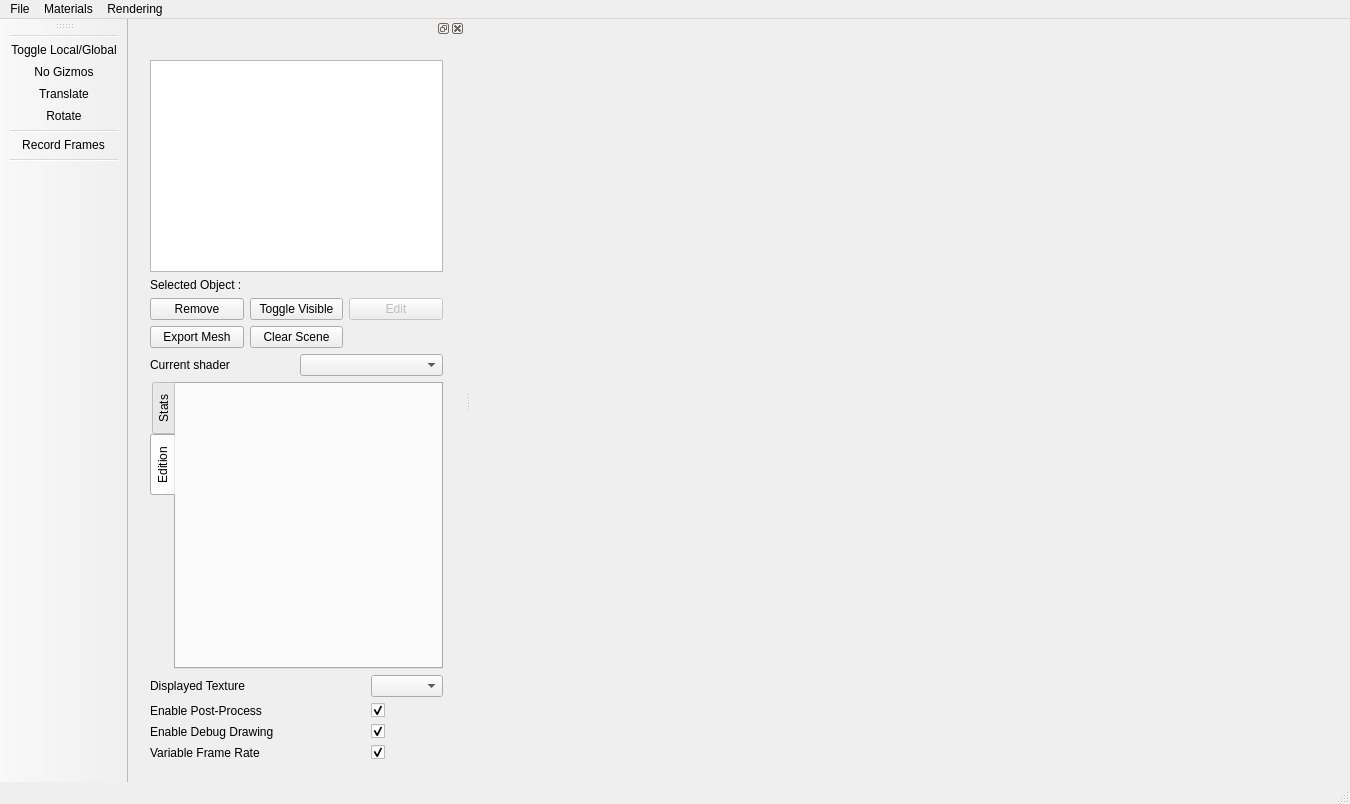
<?xml version="1.0" encoding="UTF-8"?>
<ui version="4.0">
 <class>MainWindow</class>
 <widget class="QMainWindow" name="MainWindow">
  <property name="geometry">
   <rect>
    <x>0</x>
    <y>0</y>
    <width>1350</width>
    <height>804</height>
   </rect>
  </property>
  <property name="sizePolicy">
   <sizepolicy hsizetype="Preferred" vsizetype="Preferred">
    <horstretch>0</horstretch>
    <verstretch>0</verstretch>
   </sizepolicy>
  </property>
  <property name="windowTitle">
   <string>MainWindow</string>
  </property>
  <widget class="QWidget" name="centralWidget">
   <layout class="QGridLayout" name="gridLayout_2">
    <item row="0" column="0">
     <widget class="Ra::Gui::Viewer" name="m_viewer" native="true">
      <property name="enabled">
       <bool>true</bool>
      </property>
      <property name="minimumSize">
       <size>
        <width>800</width>
        <height>600</height>
       </size>
      </property>
     </widget>
    </item>
   </layout>
  </widget>
  <widget class="QStatusBar" name="_statusBar"/>
  <widget class="QMenuBar" name="menuBar">
   <property name="geometry">
    <rect>
     <x>0</x>
     <y>0</y>
     <width>1350</width>
     <height>25</height>
    </rect>
   </property>
   <widget class="QMenu" name="menuFILE">
    <property name="title">
     <string>File</string>
    </property>
    <addaction name="actionOpenMesh"/>
    <addaction name="separator"/>
    <addaction name="actionExit"/>
   </widget>
   <widget class="QMenu" name="menuMisc">
    <property name="title">
     <string>Materials</string>
    </property>
    <addaction name="actionReload_Shaders"/>
    <addaction name="actionOpen_Material_Editor"/>
   </widget>
   <widget class="QMenu" name="menuRendering">
    <property name="title">
     <string>Rendering</string>
    </property>
    <widget class="QMenu" name="menuRenderers">
     <property name="title">
      <string>Renderers</string>
     </property>
     <addaction name="actionForward"/>
     <addaction name="actionDeferred"/>
     <addaction name="actionExperimental"/>
    </widget>
    <addaction name="menuRenderers"/>
   </widget>
   <addaction name="menuFILE"/>
   <addaction name="menuMisc"/>
   <addaction name="menuRendering"/>
  </widget>
  <widget class="QDockWidget" name="dockWidget">
   <attribute name="dockWidgetArea">
    <number>1</number>
   </attribute>
   <widget class="QWidget" name="dockWidgetContents">
    <layout class="QGridLayout" name="gridLayout">
     <item row="0" column="0">
      <widget class="QWidget" name="widget" native="true">
       <layout class="QVBoxLayout" name="verticalLayout_3">
        <item>
         <layout class="QVBoxLayout" name="verticalLayout_2">
          <item>
           <layout class="QVBoxLayout" name="verticalLayout_4">
            <item>
             <widget class="QTreeView" name="m_entitiesTreeView">
              <property name="minimumSize">
               <size>
                <width>0</width>
                <height>150</height>
               </size>
              </property>
              <property name="editTriggers">
               <set>QAbstractItemView::NoEditTriggers</set>
              </property>
              <property name="textElideMode">
               <enum>Qt::ElideRight</enum>
              </property>
             </widget>
            </item>
            <item>
             <layout class="QHBoxLayout" name="selectionLayout">
              <item>
               <widget class="QLabel" name="label_selected">
                <property name="text">
                 <string>Selected Object :</string>
                </property>
               </widget>
              </item>
              <item>
               <widget class="QLabel" name="m_selectedItemName">
                <property name="text">
                 <string/>
                </property>
               </widget>
              </item>
             </layout>
            </item>
            <item>
             <layout class="QGridLayout" name="gridLayout_4">
              <item row="0" column="2">
               <widget class="QPushButton" name="m_editRenderObjectButton">
                <property name="enabled">
                 <bool>false</bool>
                </property>
                <property name="text">
                 <string>Edit</string>
                </property>
               </widget>
              </item>
              <item row="0" column="1">
               <widget class="QPushButton" name="m_toggleRenderObjectButton">
                <property name="text">
                 <string>Toggle Visible</string>
                </property>
               </widget>
              </item>
              <item row="0" column="0">
               <widget class="QPushButton" name="m_removeEntityButton">
                <property name="text">
                 <string>Remove</string>
                </property>
               </widget>
              </item>
              <item row="1" column="0">
               <widget class="QPushButton" name="m_exportMeshButton">
                <property name="text">
                 <string>Export Mesh</string>
                </property>
               </widget>
              </item>
              <item row="1" column="1">
               <widget class="QPushButton" name="m_clearSceneButton">
                <property name="text">
                 <string>Clear Scene</string>
                </property>
               </widget>
              </item>
             </layout>
            </item>
           </layout>
          </item>
          <item>
           <layout class="QHBoxLayout" name="shaderLayout">
            <item>
             <widget class="QLabel" name="label">
              <property name="text">
               <string>Current shader</string>
              </property>
             </widget>
            </item>
            <item>
             <widget class="QComboBox" name="m_currentShaderBox">
              <item>
               <property name="text">
                <string/>
               </property>
              </item>
              <item>
               <property name="text">
                <string>Plain</string>
               </property>
              </item>
              <item>
               <property name="text">
                <string>BlinnPhong</string>
               </property>
              </item>
              <item>
               <property name="text">
                <string>LinesGeom</string>
               </property>
              </item>
              <item>
               <property name="text">
                <string>Lines</string>
               </property>
              </item>
             </widget>
            </item>
           </layout>
          </item>
          <item>
           <widget class="QTabWidget" name="toolBox">
            <property name="minimumSize">
             <size>
              <width>250</width>
              <height>0</height>
             </size>
            </property>
            <property name="maximumSize">
             <size>
              <width>16777215</width>
              <height>500</height>
             </size>
            </property>
            <property name="tabPosition">
             <enum>QTabWidget::West</enum>
            </property>
            <property name="currentIndex">
             <number>1</number>
            </property>
            <widget class="QWidget" name="tab_stats">
             <attribute name="title">
              <string>Stats</string>
             </attribute>
             <layout class="QVBoxLayout" name="verticalLayout_10">
              <item>
               <layout class="QFormLayout" name="formLayout_6">
                <item row="0" column="0">
                 <widget class="QLabel" name="label_23">
                  <property name="text">
                   <string>Frames averaging over count</string>
                  </property>
                 </widget>
                </item>
                <item row="0" column="1">
                 <widget class="QSpinBox" name="m_avgFramesCount">
                  <property name="minimum">
                   <number>1</number>
                  </property>
                  <property name="maximum">
                   <number>1000</number>
                  </property>
                  <property name="singleStep">
                   <number>10</number>
                  </property>
                  <property name="value">
                   <number>100</number>
                  </property>
                 </widget>
                </item>
               </layout>
              </item>
              <item>
               <widget class="QLabel" name="m_frameA2BLabel">
                <property name="text">
                 <string>Frames #a to #b stats :</string>
                </property>
               </widget>
              </item>
              <item>
               <widget class="QLabel" name="m_labelCount">
                <property name="text">
                 <string>Rendering #f faces and #v vertices</string>
                </property>
               </widget>
              </item>
              <item>
               <layout class="QGridLayout" name="gridLayout_6">
                <item row="2" column="0">
                 <widget class="QLabel" name="label_26">
                  <property name="text">
                   <string>Render</string>
                  </property>
                 </widget>
                </item>
                <item row="0" column="0">
                 <widget class="QLabel" name="label_25">
                  <property name="text">
                   <string/>
                  </property>
                 </widget>
                </item>
                <item row="3" column="0">
                 <widget class="QLabel" name="label_27">
                  <property name="text">
                   <string>Tasks</string>
                  </property>
                 </widget>
                </item>
                <item row="0" column="1">
                 <widget class="QLabel" name="label_29">
                  <property name="text">
                   <string>Average time (µs)</string>
                  </property>
                 </widget>
                </item>
                <item row="4" column="0">
                 <widget class="QLabel" name="label_28">
                  <property name="text">
                   <string>Frame</string>
                  </property>
                 </widget>
                </item>
                <item row="0" column="2">
                 <widget class="QLabel" name="label_30">
                  <property name="text">
                   <string>Updates / second</string>
                  </property>
                 </widget>
                </item>
                <item row="2" column="2">
                 <widget class="QLabel" name="m_renderUpdates">
                  <property name="text">
                   <string>render</string>
                  </property>
                  <property name="alignment">
                   <set>Qt::AlignRight|Qt::AlignTrailing|Qt::AlignVCenter</set>
                  </property>
                 </widget>
                </item>
                <item row="3" column="2">
                 <widget class="QLabel" name="m_tasksUpdates">
                  <property name="text">
                   <string>tasks</string>
                  </property>
                  <property name="alignment">
                   <set>Qt::AlignRight|Qt::AlignTrailing|Qt::AlignVCenter</set>
                  </property>
                 </widget>
                </item>
                <item row="4" column="2">
                 <widget class="QLabel" name="m_frameUpdates">
                  <property name="text">
                   <string>frame</string>
                  </property>
                  <property name="alignment">
                   <set>Qt::AlignRight|Qt::AlignTrailing|Qt::AlignVCenter</set>
                  </property>
                 </widget>
                </item>
                <item row="2" column="1">
                 <widget class="QLabel" name="m_renderTime">
                  <property name="text">
                   <string>render</string>
                  </property>
                  <property name="alignment">
                   <set>Qt::AlignRight|Qt::AlignTrailing|Qt::AlignVCenter</set>
                  </property>
                 </widget>
                </item>
                <item row="3" column="1">
                 <widget class="QLabel" name="m_tasksTime">
                  <property name="text">
                   <string>tasks</string>
                  </property>
                  <property name="alignment">
                   <set>Qt::AlignRight|Qt::AlignTrailing|Qt::AlignVCenter</set>
                  </property>
                 </widget>
                </item>
                <item row="4" column="1">
                 <widget class="QLabel" name="m_frameTime">
                  <property name="text">
                   <string>frame</string>
                  </property>
                  <property name="alignment">
                   <set>Qt::AlignRight|Qt::AlignTrailing|Qt::AlignVCenter</set>
                  </property>
                 </widget>
                </item>
                <item row="1" column="0">
                 <widget class="QLabel" name="label_4">
                  <property name="text">
                   <string>Events</string>
                  </property>
                 </widget>
                </item>
                <item row="1" column="1">
                 <widget class="QLabel" name="m_eventsTime">
                  <property name="text">
                   <string>events</string>
                  </property>
                  <property name="alignment">
                   <set>Qt::AlignRight|Qt::AlignTrailing|Qt::AlignVCenter</set>
                  </property>
                  <property name="events" stdset="0">
                   <string>render</string>
                  </property>
                 </widget>
                </item>
                <item row="1" column="2">
                 <widget class="QLabel" name="m_eventsUpdates">
                  <property name="text">
                   <string>events</string>
                  </property>
                  <property name="alignment">
                   <set>Qt::AlignRight|Qt::AlignTrailing|Qt::AlignVCenter</set>
                  </property>
                 </widget>
                </item>
               </layout>
              </item>
              <item>
               <layout class="QFormLayout" name="formLayout_7">
                <item row="1" column="0">
                 <widget class="QLabel" name="label_24">
                  <property name="text">
                   <string>Average framerate :</string>
                  </property>
                 </widget>
                </item>
                <item row="1" column="1">
                 <widget class="QLabel" name="m_avgFramerate">
                  <property name="text">
                   <string>fps</string>
                  </property>
                 </widget>
                </item>
               </layout>
              </item>
              <item>
               <spacer name="verticalSpacer_2">
                <property name="orientation">
                 <enum>Qt::Vertical</enum>
                </property>
                <property name="sizeHint" stdset="0">
                 <size>
                  <width>20</width>
                  <height>40</height>
                 </size>
                </property>
               </spacer>
              </item>
             </layout>
            </widget>
            <widget class="Ra::Gui::TransformEditorWidget" name="tab_edition">
             <attribute name="title">
              <string>Edition</string>
             </attribute>
            </widget>
           </widget>
          </item>
         </layout>
        </item>
        <item>
         <layout class="QGridLayout" name="gridLayout_3" rowstretch="0,0,0,0" columnstretch="1,0">
          <item row="0" column="0">
           <widget class="QLabel" name="label_2">
            <property name="text">
             <string>Displayed Texture</string>
            </property>
           </widget>
          </item>
          <item row="0" column="1">
           <widget class="QComboBox" name="m_displayedTextureCombo"/>
          </item>
          <item row="1" column="0">
           <widget class="QLabel" name="label_5">
            <property name="text">
             <string>Enable Post-Process</string>
            </property>
           </widget>
          </item>
          <item row="1" column="1">
           <widget class="QCheckBox" name="m_enablePostProcess">
            <property name="enabled">
             <bool>true</bool>
            </property>
            <property name="text">
             <string/>
            </property>
            <property name="checked">
             <bool>true</bool>
            </property>
            <property name="tristate">
             <bool>false</bool>
            </property>
           </widget>
          </item>
          <item row="2" column="0">
           <widget class="QLabel" name="label_6">
            <property name="text">
             <string>Enable Debug Drawing</string>
            </property>
           </widget>s
          </item>
          <item row="2" column="1">
           <widget class="QCheckBox" name="m_enableDebugDraw">
            <property name="enabled">
             <bool>true</bool>
            </property>
            <property name="text">
             <string/>
            </property>
            <property name="checked">
             <bool>true</bool>
            </property>
            <property name="tristate">
             <bool>false</bool>
            </property>
           </widget>
          </item>
          <item row="3" column="0">
           <widget class="QLabel" name="label_7">
            <property name="text">
             <string>Variable Frame Rate</string>
            </property>
           </widget>
          </item>
          <item row="3" column="1">
           <widget class="QCheckBox" name="m_realFrameRate">
            <property name="enabled">
             <bool>true</bool>
            </property>
            <property name="text">
             <string/>
            </property>
            <property name="checked">
             <bool>true</bool>
            </property>
            <property name="tristate">
             <bool>false</bool>
            </property>
           </widget>
          </item>
         </layout>
        </item>
       </layout>
      </widget>
     </item>
    </layout>
   </widget>
  </widget>
  <widget class="QToolBar" name="toolBar">
   <property name="windowTitle">
    <string>toolBar</string>
   </property>
   <attribute name="toolBarArea">
    <enum>LeftToolBarArea</enum>
   </attribute>
   <attribute name="toolBarBreak">
    <bool>false</bool>
   </attribute>
   <addaction name="separator"/>
   <addaction name="actionToggle_Local_Global"/>
   <addaction name="actionGizmoOff"/>
   <addaction name="actionGizmoTranslate"/>
   <addaction name="actionGizmoRotate"/>
   <addaction name="separator"/>
   <addaction name="actionRecord_Frames"/>
   <addaction name="separator"/>
  </widget>
  <action name="actionOpenMesh">
   <property name="text">
    <string>Open...</string>
   </property>
   <property name="toolTip">
    <string>Open...</string>
   </property>
   <property name="shortcut">
    <string>Ctrl+O</string>
   </property>
  </action>
  <action name="actionExit">
   <property name="text">
    <string>Exit</string>
   </property>
   <property name="shortcut">
    <string>Ctrl+Q</string>
   </property>
  </action>
  <action name="actionReload_Shaders">
   <property name="text">
    <string>Reload Shaders</string>
   </property>
   <property name="shortcut">
    <string>Ctrl+R</string>
   </property>
  </action>
  <action name="actionGizmoTranslate">
   <property name="checkable">
    <bool>false</bool>
   </property>
   <property name="icon">
    <iconset>
     <normalon>:/Assets/Images/translate.png</normalon>
    </iconset>
   </property>
   <property name="text">
    <string>Translate</string>
   </property>
   <property name="toolTip">
    <string>Translate selected object</string>
   </property>
  </action>
  <action name="actionGizmoRotate">
   <property name="checkable">
    <bool>false</bool>
   </property>
   <property name="icon">
    <iconset>
     <normalon>:/Assets/Images/rotate.png</normalon>
    </iconset>
   </property>
   <property name="text">
    <string>Rotate</string>
   </property>
   <property name="toolTip">
    <string>Rotate selected object</string>
   </property>
  </action>
  <action name="actionToggle_Local_Global">
   <property name="checkable">
    <bool>true</bool>
   </property>
   <property name="icon">
    <iconset>
     <normalon>:/Assets/Images/gizmo.png</normalon>
    </iconset>
   </property>
   <property name="text">
    <string>Toggle Local/Global</string>
   </property>
   <property name="toolTip">
    <string>Changes the transform edition mode</string>
   </property>
  </action>
  <action name="actionGizmoOff">
   <property name="checkable">
    <bool>false</bool>
   </property>
   <property name="checked">
    <bool>false</bool>
   </property>
   <property name="icon">
    <iconset>
     <normalon>:/Assets/Images/select.png</normalon>
    </iconset>
   </property>
   <property name="text">
    <string>No Gizmos</string>
   </property>
   <property name="toolTip">
    <string>Disable transform gizmo.</string>
   </property>
  </action>
  <action name="actionOpen_Material_Editor">
   <property name="text">
    <string>Open Material Editor</string>
   </property>
   <property name="shortcut">
    <string>Alt+M</string>
   </property>
  </action>
  <action name="actionRecord_Frames">
   <property name="checkable">
    <bool>true</bool>
   </property>
   <property name="icon">
    <iconset resource="../../../../icons.qrc">
     <normaloff>:/Assets/Images/rec.png</normaloff>
     <normalon>:/Assets/Images/rec_on.png</normalon>:/Assets/Images/rec.png</iconset>
   </property>
   <property name="text">
    <string>Record Frames</string>
   </property>
  </action>
  <action name="actionForward">
   <property name="checkable">
    <bool>true</bool>
   </property>
   <property name="checked">
    <bool>true</bool>
   </property>
   <property name="text">
    <string>Forward</string>
   </property>
  </action>
  <action name="actionDeferred">
   <property name="checkable">
    <bool>true</bool>
   </property>
   <property name="enabled">
    <bool>false</bool>
   </property>
   <property name="text">
    <string>Deferred</string>
   </property>
  </action>
  <action name="actionExperimental">
   <property name="checkable">
    <bool>true</bool>
   </property>
   <property name="enabled">
    <bool>false</bool>
   </property>
   <property name="text">
    <string>Experimental</string>
   </property>
  </action>
 </widget>
 <layoutdefault spacing="6" margin="11"/>
 <customwidgets>
  <customwidget>
   <class>Ra::Gui::Viewer</class>
   <extends>QWidget</extends>
   <header>GuiBase/Viewer/Viewer.hpp</header>
   <container>1</container>
  </customwidget>
  <customwidget>
   <class>Ra::Gui::TransformEditorWidget</class>
   <extends>QWidget</extends>
   <header>Gui/TransformEditorWidget.hpp</header>
   <container>1</container>
  </customwidget>
 </customwidgets>
 <resources>
  <include location="../../../../icons.qrc"/>
 </resources>
 <connections>
  <connection>
   <sender>actionExit</sender>
   <signal>triggered()</signal>
   <receiver>MainWindow</receiver>
   <slot>close()</slot>
   <hints>
    <hint type="sourcelabel">
     <x>-1</x>
     <y>-1</y>
    </hint>
    <hint type="destinationlabel">
     <x>518</x>
     <y>373</y>
    </hint>
   </hints>
  </connection>
 </connections>
</ui>
